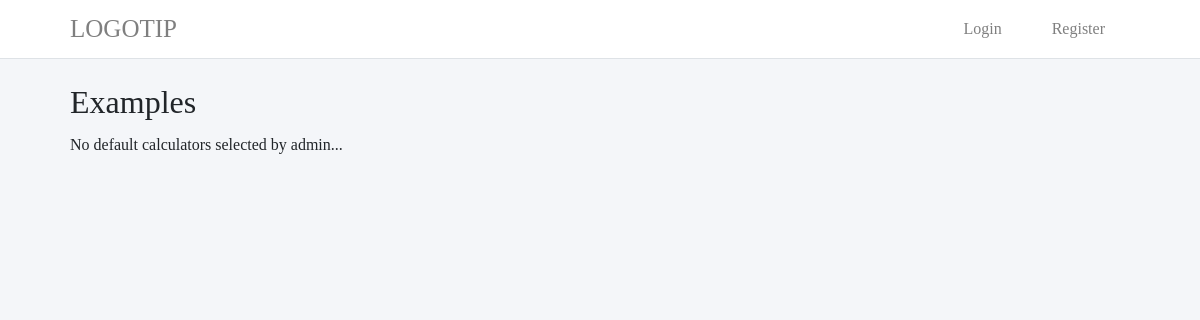
/pages/examples.php, run on an earlier commit of the app's database.
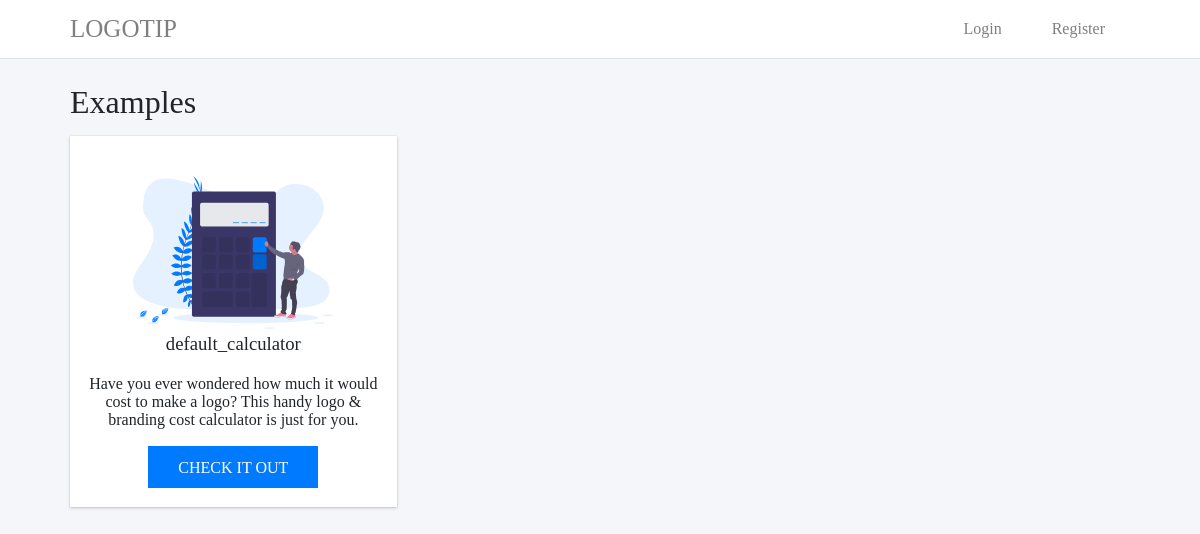
And on a later commit of the database.
### tables this page shows
CREATE TABLE IF NOT EXISTS `calculator` (
  `id` int(11) NOT NULL AUTO_INCREMENT,
  `calculatorName` varchar(150) NOT NULL DEFAULT '0',
  `estimateText` text NOT NULL,
  `heading` varchar(250) NOT NULL,
  `calculatorText` text NOT NULL,
  `button` varchar(50) NOT NULL,
  `logo` varchar(50) NOT NULL,
  `currency` varchar(50) NOT NULL,
  `backgroundColor` varchar(50) NOT NULL DEFAULT '0',
  `color` varchar(50) NOT NULL DEFAULT '0',
  `date` timestamp NOT NULL DEFAULT CURRENT_TIMESTAMP ON UPDATE CURRENT_TIMESTAMP,
  `optionStatus` set('0','1') NOT NULL DEFAULT '0',
  `archived` set('0','1') NOT NULL DEFAULT '0',
  `defaultCalculators` set('0','1') NOT NULL DEFAULT '0',
  `user_id` int(11) NOT NULL,
  PRIMARY KEY (`id`),
  KEY `user` (`user_id`),
  CONSTRAINT `user` FOREIGN KEY (`user_id`) REFERENCES `user` (`id`)
);

### pages/examples.php (the view, shortened to what this page needs)
<?php
    require_once('include/db_connection.php');
?>
<!DOCTYPE html>
<html lang="en">
<?php require_once('include/head.php'); ?>
<body>
    <?php require_once('include/nav.php'); ?>
    <main>
    <div class="main__heading">
        <h1>Examples</h1>
    </div>
    <?php
        $default = '1';
        $query = "SELECT * FROM calculator WHERE defaultCalculators = ?";
        $stmt = $conn->stmt_init();
        if(!$stmt->prepare($query)) {
            die($stmt->error);
        }
        $stmt->bind_param('s', $default);
        $stmt->execute();
        $calculators = $stmt->get_result();
        if($calculators->num_rows > 0) { ?>
            <div class="calculator__wrapper">
            <?php while($row = $calculators->fetch_assoc()) { ?>
                <div class="calculator">
                    <img src="images/calculator.svg" alt="calculator" class="calculator__image">
                    <h3><?php echo $row['calculatorName']; ?></h3>
                    <p class="intro__paragraph"><?php echo $row['calculatorText']; ?></p>
                    <a class="intro__button" href="calculator_redirect/<?php echo $row['id']; ?>">Check it out</a>
                </div>
        <?php } ?>
            </div>
        <?php } else { ?>
            <p>No default calculators selected by admin...</p>
        <?php } ?>
    </main>
</body>
</html>

What changed in the data, as far as the page shows it:
now on this page (row edited): calculator: calculatorName "default_calculator", calculatorText "Have you ever wondered how much it would cost to make a logo? This handy logo & branding cost calculator is just for you."
Also different on the page:
text no longer shown: "No default calculators selected by admin..."
